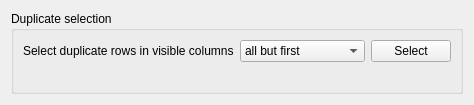
        <widget class="QWidget" name="cleanTab">
         <attribute name="icon">
          <iconset resource="groressources.qrc">
           <normaloff>:/images/images/compare.png</normaloff>:/images/images/compare.png</iconset>
         </attribute>
         <attribute name="title">
          <string>Clean</string>
         </attribute>
         <layout class="QGridLayout" name="gridLayout_15">
          <item row="0" column="0">
           <layout class="QGridLayout" name="gridLayout_14">
            <item row="0" column="0" colspan="2">
             <widget class="QGroupBox" name="groupBox">
              <property name="title">
               <string>Duplicate selection</string>
              </property>
              <layout class="QGridLayout" name="gridLayout_16">
               <item row="0" column="1">
                <widget class="QComboBox" name="duplicateComboBox">
                 <item>
                  <property name="text">
                   <string>all but first</string>
                  </property>
                 </item>
                 <item>
                  <property name="text">
                   <string>all but last</string>
                  </property>
                 </item>
                 <item>
                  <property name="text">
                   <string>all but shortest url</string>
                  </property>
                 </item>
                 <item>
                  <property name="text">
                   <string>all but longest url</string>
                  </property>
                 </item>
                </widget>
               </item>
               <item row="0" column="2">
                <widget class="QPushButton" name="duplicateButton">
                 <property name="text">
                  <string>Select</string>
                 </property>
                 <property name="checkable">
                  <bool>true</bool>
                 </property>
                </widget>
               </item>
               <item row="0" column="0">
                <widget class="QLabel" name="label">
                 <property name="text">
                  <string>Select duplicate rows in visible columns</string>
                 </property>
                </widget>
               </item>
               <item row="1" column="1">
                <widget class="QLabel" name="infoDuplicates">
                 <property name="text">
                  <string/>
                 </property>
                </widget>
               </item>
              </layout>
             </widget>
            </item>
           </layout>
          </item>
         </layout>
        </widget>
